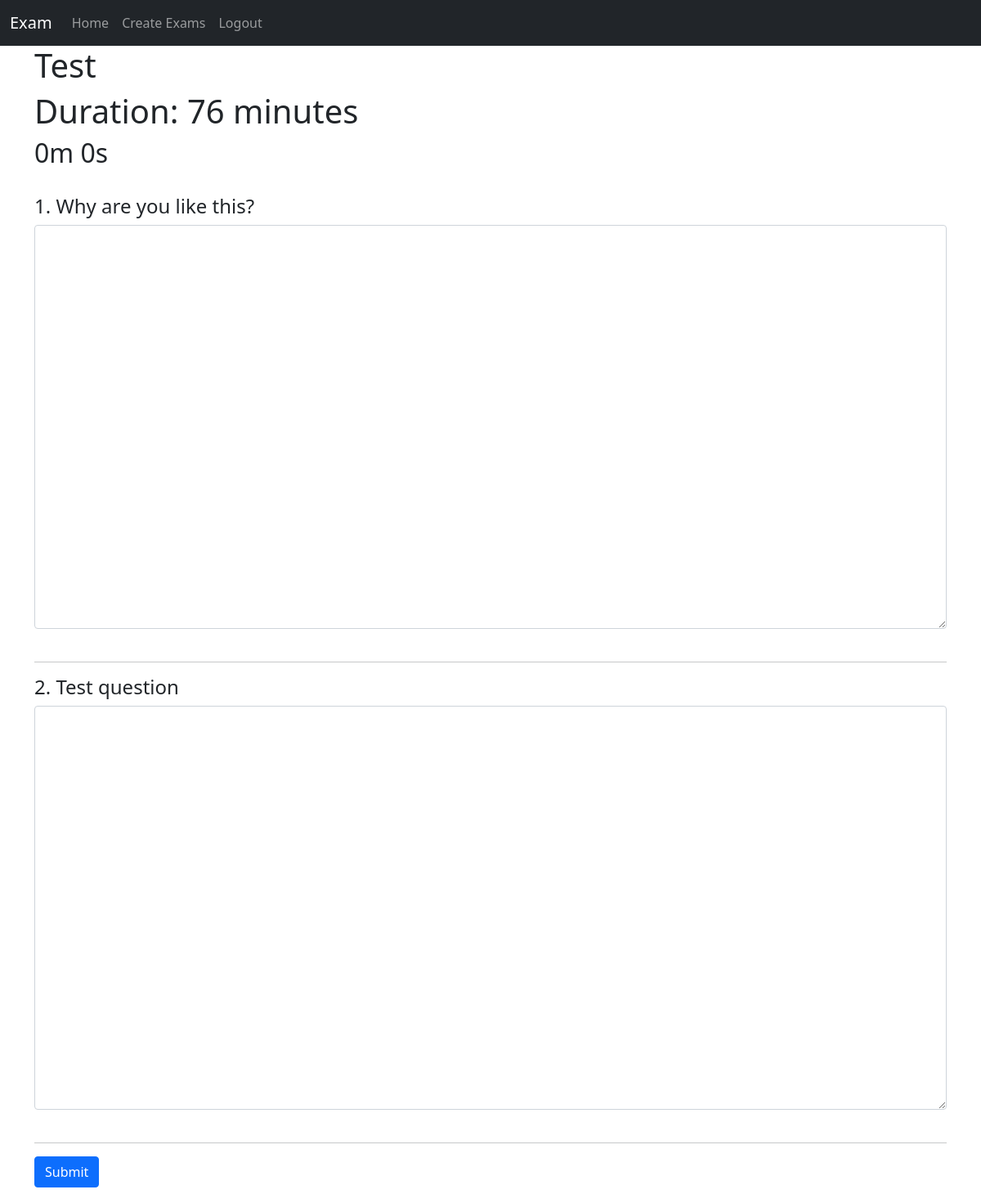
The page /student/exam_essay/11/ (signed in) on the database its author committed.
### apps/teachers/models.py (models this page shows, shortened)
class Exam(models.Model):
    teacher = models.ForeignKey(User, related_name="exams", on_delete=models.CASCADE)
    name = models.CharField(max_length=255)
    duration = models.IntegerField()
    created_on = models.DateTimeField(auto_now=True)
    start_datetime = models.DateTimeField()
    slug = models.SlugField()
    pass_code = models.CharField(max_length=100)
    exam_type = models.CharField(
        max_length=20, choices=(("mc", "multiple choice"), ("essay", "Open Questions"))
    )
    def calculate_end_datetime(self):
        duration_in_minutes = self.duration
        start_datetime = self.start_datetime
        end_datetime = start_datetime + timedelta(minutes=duration_in_minutes)
        return end_datetime
    def time_remaining(self):
        current_time = timezone.now()
        end_datetime = self.calculate_end_datetime()
        if current_time < end_datetime:
            remaining_time = end_datetime - current_time
            remaining_minutes = remaining_time.total_seconds() // 60
            return remaining_minutes
        else:
            return 0
    def is_within_exam_time(self):
        current_time = timezone.now()
        start_time = self.start_datetime
        end_time = self.calculate_end_datetime()
        if start_time <= current_time <= end_time:
            return True
        else:
            return False

class Question(models.Model):
    exam = models.ForeignKey(Exam, related_name="questions", on_delete=models.CASCADE)
    question = models.TextField()
    marks = models.FloatField()

### apps/students/views.py (the view, shortened to what this page needs)
# urls.py: path("exam_essay/<int:exam_id>/", write_essay, name="write_essay"),
@login_required
def write_essay(request, exam_id):
    exam = get_object_or_404(Exam, pk=exam_id)
    questions = exam.questions.all()
    if exam.is_within_exam_time():
        return render(
            request, "students/write_essay.html", {"exam": exam, "questions": questions}
        )

### templates/students/write_essay.html (shortened to what this page needs)
{% extends "index.html" %}
{% block content %}
<br>
<br>
<h1>{{ exam.name }}</h1>
<h1>Duration: {{ exam.duration }} minutes</h1>
<h2 id="countdown"></h2>
<br>
<form action="{% url "submit_essay" exam.id %}" method="post" id="essayForm" hx-post="{% url 'essay_uncomplete' exam.id %}" hx-trigger="every 10s" hx-swap="none" hx-indicator="#countdown">
    {% for question in questions %}
    <div class="question">
        <h4>{{ forloop.counter }}. {{ question.question }}</h4>
        <textarea id="{{ question.pk }}" class="form-control" name="question_{{ question.pk }}" cols="100%" rows="20" hx-post="ignore"></textarea>
    </div>
    <br>
    <hr>
    {% endfor %}
    <button class="btn btn-primary" type="submit">Submit</button>
</form>
{% endblock content %}

### templates/students/write_essay.html (style rules this page uses)
body { -webkit-user-select: none; -moz-user-select: none; -ms-user-select: none; user-select: none; }

### rows shown on the page
Exam: name "Test", duration "76"
Question: question "Why are you like this?"
Question: question "Test question"
